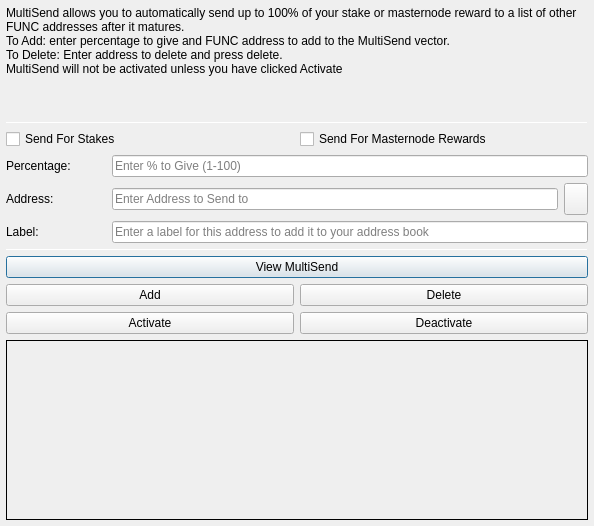
<?xml version="1.0" encoding="UTF-8"?>
<ui version="4.0">
 <class>MultiSendDialog</class>
 <widget class="QDialog" name="MultiSendDialog">
  <property name="windowModality">
   <enum>Qt::NonModal</enum>
  </property>
  <property name="geometry">
   <rect>
    <x>0</x>
    <y>0</y>
    <width>594</width>
    <height>526</height>
   </rect>
  </property>
  <property name="windowTitle">
   <string>MultiSend</string>
  </property>
  <layout class="QVBoxLayout" name="verticalLayout" stretch="0">
   <property name="leftMargin">
    <number>6</number>
   </property>
   <property name="topMargin">
    <number>6</number>
   </property>
   <property name="rightMargin">
    <number>6</number>
   </property>
   <property name="bottomMargin">
    <number>6</number>
   </property>
   <item>
    <layout class="QVBoxLayout" name="verticalLayout_Main" stretch="1,1,1,0,1,1,1">
     <item>
      <widget class="QLabel" name="label_2">
       <property name="lineWidth">
        <number>1</number>
       </property>
       <property name="text">
        <string>MultiSend allows you to automatically send up to 100% of your stake or masternode reward to a list of other FUNC addresses after it matures.
To Add: enter percentage to give and FUNC address to add to the MultiSend vector.
To Delete: Enter address to delete and press delete.
MultiSend will not be activated unless you have clicked Activate</string>
       </property>
       <property name="alignment">
        <set>Qt::AlignLeading|Qt::AlignLeft|Qt::AlignTop</set>
       </property>
       <property name="wordWrap">
        <bool>true</bool>
       </property>
      </widget>
     </item>
     <item>
      <widget class="Line" name="line">
       <property name="minimumSize">
        <size>
         <width>0</width>
         <height>1</height>
        </size>
       </property>
       <property name="maximumSize">
        <size>
         <width>16777215</width>
         <height>1</height>
        </size>
       </property>
       <property name="orientation">
        <enum>Qt::Horizontal</enum>
       </property>
      </widget>
     </item>
     <item>
      <layout class="QVBoxLayout" name="verticalLayout_Settings">
       <item>
        <layout class="QHBoxLayout" name="horizontalLayout">
         <item>
          <widget class="QCheckBox" name="multiSendStakeCheckBox">
           <property name="text">
            <string>Send For Stakes</string>
           </property>
          </widget>
         </item>
         <item>
          <widget class="QCheckBox" name="multiSendMasternodeCheckBox">
           <property name="text">
            <string>Send For Masternode Rewards</string>
           </property>
          </widget>
         </item>
        </layout>
       </item>
       <item>
        <layout class="QHBoxLayout" name="horizontalLayout_6">
         <item>
          <widget class="QLabel" name="label">
           <property name="minimumSize">
            <size>
             <width>100</width>
             <height>0</height>
            </size>
           </property>
           <property name="toolTip">
            <string>Percentage of stake to send</string>
           </property>
           <property name="text">
            <string>Percentage:</string>
           </property>
          </widget>
         </item>
         <item>
          <widget class="QLineEdit" name="multiSendPercentEdit">
           <property name="toolTip">
            <string>Enter whole numbers 1 - 100</string>
           </property>
           <property name="placeholderText">
            <string>Enter % to Give (1-100)</string>
           </property>
          </widget>
         </item>
        </layout>
       </item>
       <item>
        <layout class="QHBoxLayout" name="horizontalLayout_7">
         <item>
          <widget class="QLabel" name="label_5">
           <property name="minimumSize">
            <size>
             <width>100</width>
             <height>0</height>
            </size>
           </property>
           <property name="toolTip">
            <string>Address to send portion of stake to</string>
           </property>
           <property name="text">
            <string>Address:</string>
           </property>
          </widget>
         </item>
         <item>
          <widget class="QLineEdit" name="multiSendAddressEdit">
           <property name="toolTip">
            <string/>
           </property>
           <property name="placeholderText">
            <string>Enter Address to Send to</string>
           </property>
          </widget>
         </item>
         <item>
          <widget class="QToolButton" name="addressBookButton">
           <property name="maximumSize">
            <size>
             <width>16777215</width>
             <height>32</height>
            </size>
           </property>
           <property name="toolTip">
            <string>Choose an address from the address book</string>
           </property>
           <property name="text">
            <string/>
           </property>
           <property name="icon">
            <iconset resource="../func.qrc">
             <normaloff>:/icons/address-book</normaloff>:/icons/address-book</iconset>
           </property>
           <property name="shortcut">
            <string>Alt+A</string>
           </property>
          </widget>
         </item>
        </layout>
       </item>
      </layout>
     </item>
     <item>
      <layout class="QHBoxLayout" name="horizontalLayout_3">
       <item>
        <widget class="QLabel" name="label_3">
         <property name="minimumSize">
          <size>
           <width>100</width>
           <height>0</height>
          </size>
         </property>
         <property name="text">
          <string>Label:</string>
         </property>
        </widget>
       </item>
       <item>
        <widget class="QLineEdit" name="labelAddressLabelEdit">
         <property name="placeholderText">
          <string>Enter a label for this address to add it to your address book</string>
         </property>
        </widget>
       </item>
      </layout>
     </item>
     <item>
      <widget class="Line" name="line_2">
       <property name="minimumSize">
        <size>
         <width>0</width>
         <height>1</height>
        </size>
       </property>
       <property name="maximumSize">
        <size>
         <width>16777215</width>
         <height>1</height>
        </size>
       </property>
       <property name="orientation">
        <enum>Qt::Horizontal</enum>
       </property>
      </widget>
     </item>
     <item>
      <layout class="QVBoxLayout" name="verticalLayout_Buttons">
       <item>
        <layout class="QHBoxLayout" name="horizontalLayout_4">
         <item>
          <widget class="QPushButton" name="viewButton">
           <property name="toolTip">
            <string/>
           </property>
           <property name="statusTip">
            <string>View MultiSend Vector</string>
           </property>
           <property name="text">
            <string>View MultiSend</string>
           </property>
          </widget>
         </item>
        </layout>
       </item>
       <item>
        <layout class="QHBoxLayout" name="horizontalLayout_2">
         <item>
          <widget class="QPushButton" name="addButton">
           <property name="toolTip">
            <string/>
           </property>
           <property name="statusTip">
            <string>Add to MultiSend Vector</string>
           </property>
           <property name="text">
            <string>Add</string>
           </property>
          </widget>
         </item>
         <item>
          <widget class="QPushButton" name="deleteButton">
           <property name="toolTip">
            <string/>
           </property>
           <property name="statusTip">
            <string>Delete Address From MultiSend Vector</string>
           </property>
           <property name="text">
            <string>Delete</string>
           </property>
          </widget>
         </item>
        </layout>
       </item>
       <item>
        <layout class="QHBoxLayout" name="horizontalLayout_5">
         <item>
          <widget class="QPushButton" name="activateButton">
           <property name="statusTip">
            <string>Activate MultiSend</string>
           </property>
           <property name="text">
            <string>Activate</string>
           </property>
          </widget>
         </item>
         <item>
          <widget class="QPushButton" name="disableButton">
           <property name="statusTip">
            <string>Deactivate MultiSend</string>
           </property>
           <property name="text">
            <string>Deactivate</string>
           </property>
          </widget>
         </item>
        </layout>
       </item>
      </layout>
     </item>
     <item>
      <widget class="QLabel" name="message">
       <property name="minimumSize">
        <size>
         <width>0</width>
         <height>180</height>
        </size>
       </property>
       <property name="frameShape">
        <enum>QFrame::Panel</enum>
       </property>
       <property name="frameShadow">
        <enum>QFrame::Plain</enum>
       </property>
       <property name="lineWidth">
        <number>1</number>
       </property>
       <property name="midLineWidth">
        <number>1</number>
       </property>
       <property name="text">
        <string/>
       </property>
       <property name="alignment">
        <set>Qt::AlignLeading|Qt::AlignLeft|Qt::AlignTop</set>
       </property>
       <property name="wordWrap">
        <bool>true</bool>
       </property>
      </widget>
     </item>
    </layout>
   </item>
  </layout>
 </widget>
 <resources>
  <include location="../func.qrc"/>
 </resources>
 <connections/>
</ui>
